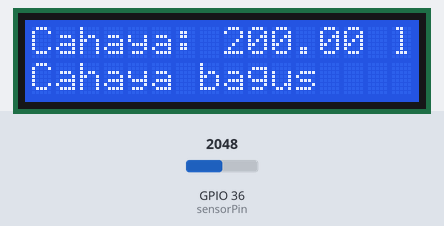
This sketch was run on a simulated ESP32. Shown: 16×2 character LCD. The inputs (shaded band) are chosen by the test bench; at power-on: GPIO 36 (sensorPin) = 2048. What the sketch prints to the serial monitor is not drawn.

Above: at 1.2 s.
1.3 s: GPIO 36 (sensorPin) set to 2021
At 2.8 s:
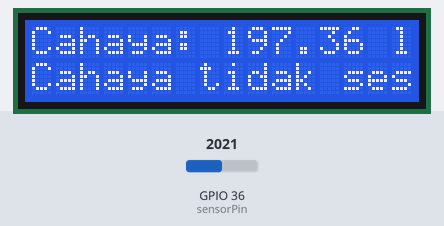
5.4 s: GPIO 36 (sensorPin) set to 2047
At 7.0 s:
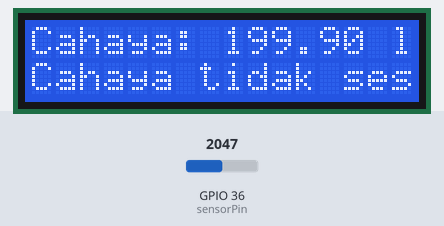
9.5 s: GPIO 36 (sensorPin) set to 1228
At 10.4 s:
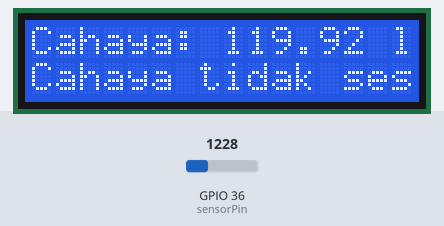
Timing chart, 0 to 12.5 s (numbered marks = the images above; inputs shaded):
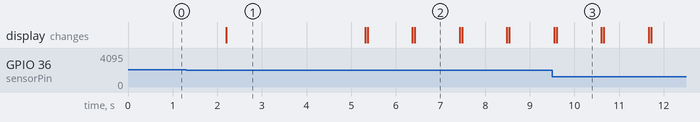

Measured:
- the behaviour switches between 2048 and 2047 on GPIO 36 (sensorPin) (found by bisection; images 0 and 1)
- after the input at 1.3 s, the display: changes after 0.90 s (image 1)
- after the input at 5.4 s, the display: first differs from a run without the input after 1.0 s (image 2)
- after the input at 9.5 s, the display: first differs from a run without the input after 0.10 s (image 3)
- what the display in image 1 shows lasts 3.1 s, from 2.2 s to 5.3 s
- what the display in image 2 shows lasts 1.0 s, from 6.4 s to 7.4 s

The sketch:

Photoresistor__LDR__Sensor_Using_ESP32.ino
```cpp
#include <Wire.h>
#include <LiquidCrystal_I2C.h>

// Setelkan alamat LCD I2C
LiquidCrystal_I2C lcd(0x27, 16, 2);

// Definisikan pin yang digunakan untuk mengkoneksikan sensor LDR
const int sensorPin = A0;

// Definisikan batasan nilai cahaya yang diinginkan
const int minCahaya = 200; // nilai minimum cahaya yang diinginkan untuk tanaman anggrek
const int maxCahaya = 1000; // nilai maksimum cahaya yang diinginkan untuk tanaman anggrek

void setup() {
  // Inisialisasi serial monitor
  Serial.begin(9600);

  // Inisialisasi LCD
  lcd.init();
  lcd.backlight();

  // Set pin sensor LDR sebagai input
  pinMode(sensorPin, INPUT);
}

void loop() {
  // Baca nilai dari pin input sensor LDR
  int sensorValue = analogRead(sensorPin);

  // Hitung nilai cahaya berdasarkan nilai dari sensor LDR
  float cahaya = sensorValue / 10.24;

  // Tampilkan hasil pembacaan sensor LDR pada serial monitor
  Serial.print("Nilai sensor LDR: ");
  Serial.println(sensorValue);
  Serial.print("Cahaya: ");
  Serial.println(cahaya);

  // Periksa apakah nilai cahaya masuk dalam batasan yang diinginkan
  if (cahaya >= minCahaya && cahaya <= maxCahaya) {
    Serial.println("Cahaya bagus untuk tanaman anggrek");
    lcd.setCursor(0, 1);
    lcd.print("Cahaya bagus");
  } else {
    Serial.println("Cahaya tidak sesuai untuk tanaman anggrek");
    lcd.setCursor(0, 1);
    lcd.print("Cahaya tidak sesuai");
  }

  // Tampilkan hasil pembacaan sensor LDR pada LCD
  lcd.setCursor(0, 0);
  lcd.print("Cahaya: ");
  lcd.print(cahaya);
  lcd.print(" lux");

  // Tunggu 1 detik sebelum melakukan pembacaan kembali
  delay(1000);

  // Clear LCD setelah 5 detik
  if (millis() > 5000) {
    lcd.clear();
  }
}
```
